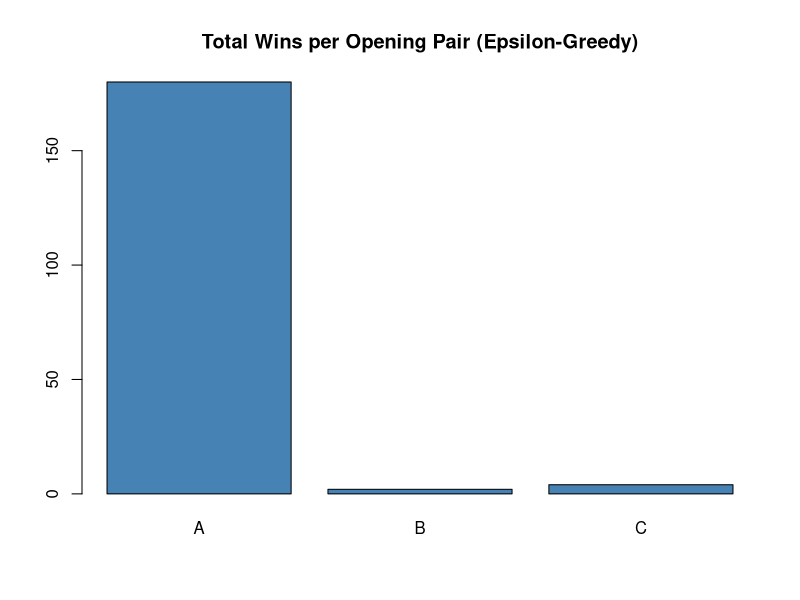

Generate this figure with R:
## ---- chunk 1
knitr::opts_chunk$set(echo = TRUE)
## ---- chunk 2
set.seed(123)

# True probabilities of success (unknown in reality)
true_probs <- c(A = 0.2, B = 0.05, C = 0.08)

# Initialize
wins <- c(A = 0, B = 0, C = 0)
trials <- c(A = 0, B = 0, C = 0)
epsilon <- 0.1
n_sim <- 1000

history <- data.frame(trial = 1:n_sim, chosen = NA, result = NA)

for (i in 1:n_sim) {
  if (runif(1) < epsilon || sum(trials) == 0) {
    arm <- sample(names(true_probs), 1)
  } else {
    success_rates <- ifelse(trials == 0, 0, wins / trials)
    arm <- names(which.max(success_rates))
  }

  result <- rbinom(1, 1, true_probs[arm])
  trials[arm] <- trials[arm] + 1
  wins[arm] <- wins[arm] + result

  history$chosen[i] <- arm
  history$result[i] <- result
}

barplot(wins, main = "Total Wins per Opening Pair (Epsilon-Greedy)", col = "steelblue")
## ---- chunk 3
# Thompson Sampling (Bayesian Bandit)
#--- 1. Setup historical data and priors -----------------------

# Arms and historical outcomes:
arms   <- c("A","B","C")              # A: Aggressive L-R, B: Two anchors, C: Explosive+Inexperienced
wins   <- c(A = 10, B = 2,  C = 4)
trials <- c(A = 50, B = 50, C = 50)
fails  <- trials - wins

# Prior hyperparameters (Beta(?????, ?????)):
alpha0 <- 1    # non-informative; set higher ??0 to express stronger prior belief in "success"
beta0  <- 1    # non-informative; set higher ??0 to express stronger prior belief in "failure"

# Posterior parameters after ingesting historical data:
alpha <- wins + alpha0
beta  <- fails + beta0

# (Optional) "True" underlying win-rates for simulation purposes
p_true <- wins / trials    # e.g. A???0.20, B???0.04, C???0.08

#--- 2. Thompson Sampling function ------------------------------

thompson_sampling <- function(alpha, beta, p_true, n_rounds = 500) {
  K <- length(alpha)
  chosen_arm <- integer(n_rounds)
  reward     <- integer(n_rounds)
  
  for (t in seq_len(n_rounds)) {
    # 2.1 Sample a theta for each arm from its Beta posterior
    thetas <- rbeta(K, alpha, beta)
    
    # 2.2 Select the arm with the highest sampled theta
    arm_idx <- which.max(thetas)
    
    # 2.3 "Play" that arm and observe a Bernoulli outcome
    #     Here we simulate using p_true; in real use you'd replace this with your actual observation
    r <- rbinom(1, size = 1, prob = p_true[arm_idx])
    
    # 2.4 Update that arm's posterior
    alpha[arm_idx] <- alpha[arm_idx] + r
    beta[ arm_idx] <- beta[ arm_idx] + (1 - r)
    
    # 2.5 Record results
    chosen_arm[t] <- arm_idx
    reward[t]     <- r
  }
  
  list(
    chosen_arm   = chosen_arm,
    reward       = reward,
    final_alpha  = alpha,
    final_beta   = beta
  )
}


